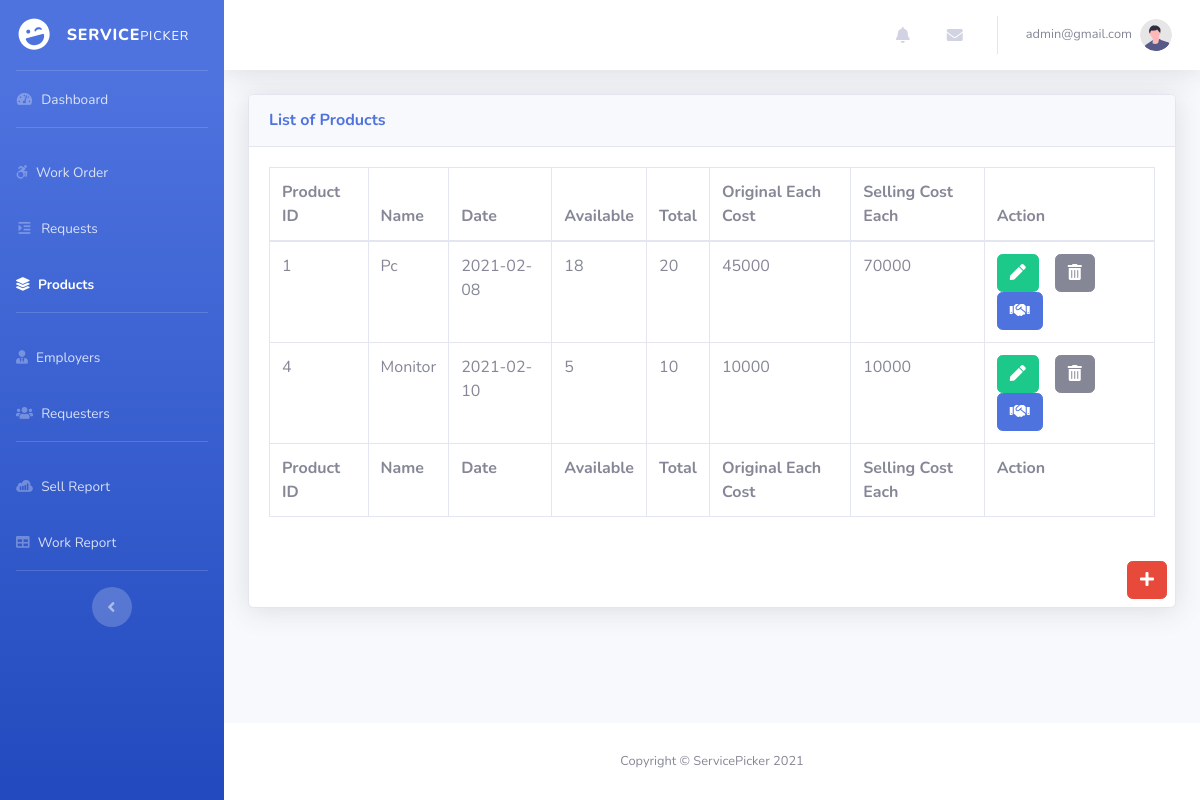
Screenshot of /adminpanel/product.php (signed in) with the database file from the repository.
### tables this page shows
CREATE TABLE `asset_tb` (
  `a_id` int(11) NOT NULL,
  `a_name` varchar(60) NOT NULL,
  `a_date` date NOT NULL,
  `a_available` int(60) NOT NULL,
  `a_total` int(60) NOT NULL,
  `a_ocost` int(60) NOT NULL,
  `a_scost` int(60) NOT NULL
);

### adminpanel/product.php (the view, shortened to what this page needs)
<?php
include('header.php');
include('../dbconnection.php');
?>
<div class="container mb-4">
                            <div class="card shadow mb-4">
                                <div class="card-header py-3">
                                    <h6 class="m-0 font-weight-bold text-primary">List of Products</h6>
                                </div>
                                <div class="card-body">
                                    <div class="table-responsive">
                                        <?php
                                        $sql = "SELECT * FROM asset_tb";
                                        $result = $conn->query($sql);
                                        if($result->num_rows > 0){
                                            echo'<table class="table table-bordered" id="dataTable" width="100%" cellspacing="0">
                                            <thead>
                                                <tr>
                                                    <th>Product ID</th>
                                                    <th>Name</th>
                                                    <th>Date</th>
                                                    <th>Available</th>
                                                    <th>Total</th>
                                                    <th>Original Each Cost</th>
                                                    <th>Selling Cost Each</th>
                                                    <th>Action</th>
                                                </tr>
                                            </thead>
                                            <tfoot>
                                                <tr>
                                                    <th>Product ID</th>
                                                    <th>Name</th>
                                                    <th>Date</th>
                                                    <th>Available</th>
                                                    <th>Total</th>
                                                    <th>Original Each Cost</th>
                                                    <th>Selling Cost Each</th>
                                                    <th>Action</th>
                                                </tr>
                                            </tfoot>
                                            <tbody>';
                                                while($row = $result->fetch_assoc()){
                                                echo '<tr>';
                                                echo '<td>'.$row["a_id"].'</td>';
                                                echo '<td>'.$row["a_name"].'</td>';
                                                echo '<td>'.$row["a_date"].'</td>';
                                                echo '<td>'.$row["a_available"].'</td>';
                                                echo '<td>'.$row["a_total"].'</td>';
                                                echo '<td>'.$row["a_ocost"].'</td>';
                                                echo '<td>'.$row["a_scost"].'</td>';
                                                echo '<td>';
                                                    echo'<form action="editasset.php" method="POST" class="d-inline">';
                                                        echo '<input type="hidden" name="id" value='.$row["a_id"].'><button type="submit" class="btn btn-success mr-3 " name="edit" value="Edit"><i class="fas fa-pen"></i>';
                                                        echo '</button>';
                                                    echo'</form>';
                                                    echo'<form action="" method="POST" class="d-inline">';
                                                        echo '<input type="hidden" name="id" value='.$row["a_id"].'><button type="submit" class="btn btn-secondary mr-3 " name="delete" value="Delete"><i class="fas fa-trash-alt"></i>';
                                                        echo '</button>';
                                                    echo'</form>';
                                                    echo'<form action="sellproduct.php" method="POST" class="d-inline">';
                                                        echo '<input type="hidden" name="id" value='.$row["a_id"].'><button type="submit" class="btn btn-primary mr-3 " name="sreport" value=""><i class="fas fa-handshake"></i>';
                                                        echo '</button>';
                                                    echo'</form>';
                                                echo'</td>';
                                                echo '</tr>';
                                                }
                                            echo '</tbody>
                                        </table>';
                                        }
                                        else{
                                            echo '<div class="alert alert-danger mt-5 text-center">There is no products here.</div>';
                                        }
                                        ?>
                                    </div>
                                </div>
                                <div>
                                <div class="float-right"><a href="insertasset.php" class="btn btn-danger m-2"><i class="fas fa-plus "></i></a>
                                </div>
                            </div>
                            </div>
                        </div>
<?php include('footer.php');?>

### rows the page displays
asset_tb: a_id "1", a_name "Pc", a_date "2021-02-08", a_available "18", a_total "20", a_ocost "45000", a_scost "70000"
asset_tb: a_id "4", a_name "Monitor", a_date "2021-02-10", a_available "5", a_total "10", a_ocost "10000", a_scost "10000"

### other values shown
$_SESSION['aEmail'] "admin@gmail.com"
